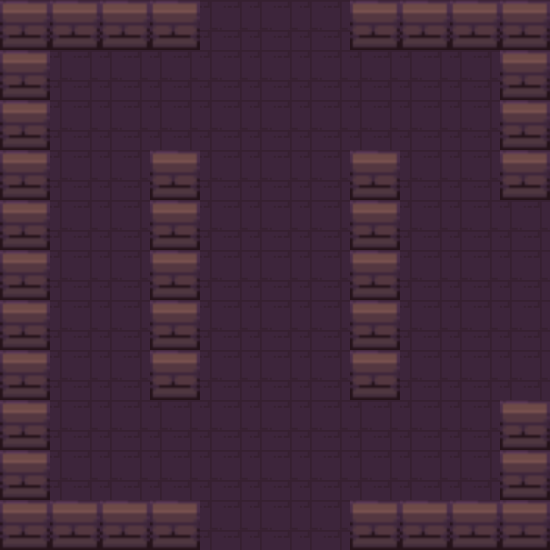

Tiled map render using the project's own tile images. Description and the whole map definition, tile-layer contents included, below:
An orthogonal 11x11 tile map with 50x50 px tiles, 1 tile layer (Capa de patrones 1) and 16 objects (Player, Enemy, Chest, Healing, Ending).

<map version="1.9" tiledversion="1.9.2" orientation="orthogonal" renderorder="right-down" width="11" height="11" tilewidth="50" tileheight="50" infinite="0" nextlayerid="3" nextobjectid="24">
 <tileset firstgid="1" source="dungeonTileSet1.tsx" />
 <layer id="1" name="Capa de patrones 1" width="11" height="11">
  <data encoding="csv">
1,1,1,1,2,2,2,1,1,1,1,
1,2,2,2,2,2,2,2,2,2,1,
1,2,2,2,2,2,2,2,2,2,1,
1,2,2,1,2,2,2,1,2,2,1,
1,2,2,1,2,2,2,1,2,2,2,
1,2,2,1,2,2,2,1,2,2,2,
1,2,2,1,2,2,2,1,2,2,2,
1,2,2,1,2,2,2,1,2,2,2,
1,2,2,2,2,2,2,2,2,2,1,
1,2,2,2,2,2,2,2,2,2,1,
1,1,1,1,2,2,2,1,1,1,1
</data>
 </layer>
 <objectgroup id="2" name="Capa de Objetos 1">
  <object id="2" x="150" y="150">
   <polygon points="0,0 50,0 50,250 0,250" />
  </object>
  <object id="3" x="350" y="150">
   <polygon points="0,0 50,0 50,250 0,250" />
  </object>
  <object id="6" name="Player" x="253.333" y="258.667" width="39" height="41" />
  <object id="8" x="200" y="50">
   <polygon points="0,0 0,-50 -200,-50 -200,0" />
  </object>
  <object id="10" x="50" y="500">
   <polygon points="0,0 150,0 150,50 0,50" />
  </object>
  <object id="11" x="350" y="500">
   <polygon points="0,0 200,0 200,50 0,50" />
  </object>
  <object id="12" x="500" y="400">
   <polygon points="0,0 50,0 50,100 0,100" />
  </object>
  <object id="13" x="500" y="200">
   <polygon points="0,0 0,-200 50,-200 50,0" />
  </object>
  <object id="14" x="500" y="50">
   <polygon points="0,0 0,-50 -150,-50 -150,0" />
  </object>
  <object id="15" name="Enemy" x="400" y="100" width="50" height="50" />
  <object id="16" name="Chest" x="96.0643" y="74.9301" width="36.5044" height="38.4257" />
  <object id="17" name="Healing" x="86.1376" y="418.84" width="36.5044" height="38.4257" />
  <object id="18" name="Ending" x="449.581" y="460.061" width="39.1127" height="30.1467" />
  <object id="21" x="0" y="50">
   <polygon points="0,0 50,0 50,200 0,200" />
  </object>
  <object id="22" x="0" y="300">
   <polygon points="0,0 50,0 50,250 0,250" />
  </object>
  <object id="23" x="0" y="250">
   <polygon points="0,0 50,0 50,50 0,50 0,0" />
  </object>
 </objectgroup>
</map>
